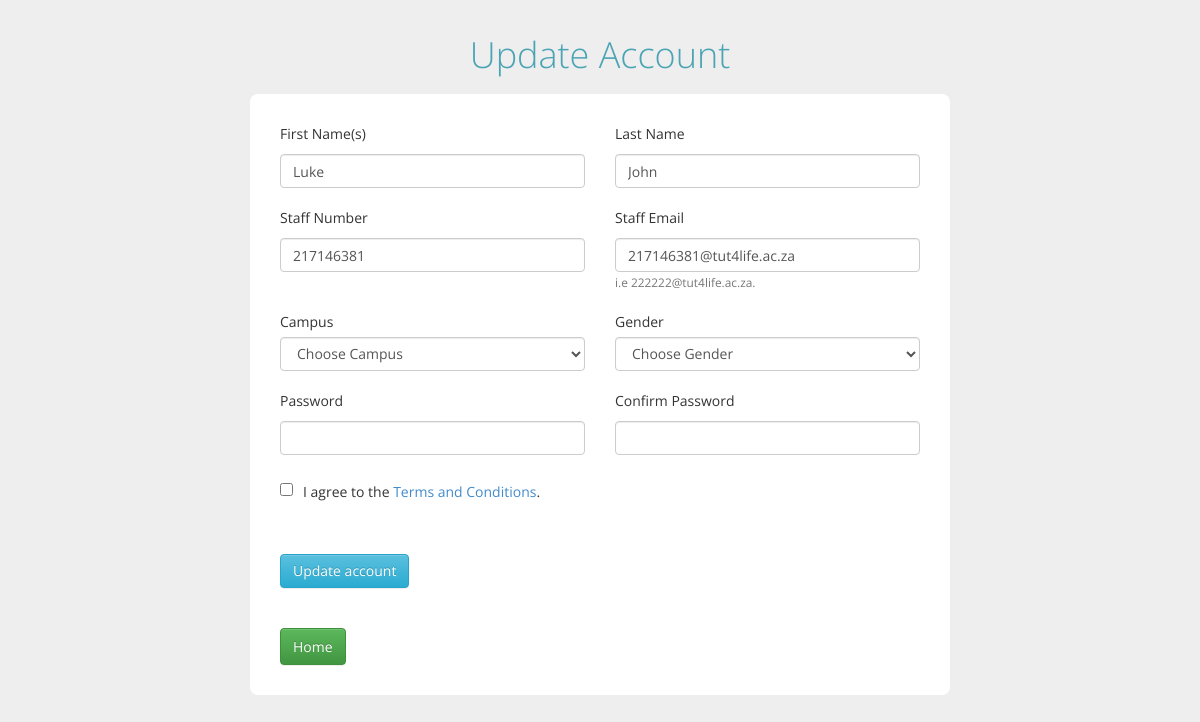
/admin/ad_update.php (signed in), run on the app's committed database.
### tables this page shows
CREATE TABLE `bus_admin` (
  `ad_id` int(10) NOT NULL,
  `ad_name` text NOT NULL,
  `ad_surname` text NOT NULL,
  `ad_staffno` int(10) NOT NULL,
  `ad_email` text NOT NULL,
  `ad_campus` text NOT NULL,
  `ad_gender` text NOT NULL,
  `ad_password` text NOT NULL
);

### admin/ad_update.php (the view, shortened to what this page needs)
<?php
include_once '../database/dbConn.php';
               $id = $_SESSION['id'];
              $sql="select * from bus_admin where ad_id='$id' ;";
                 $results = mysqli_query($conn,$sql);
                 $row = mysqli_fetch_assoc($results);
                  $ad_name=$row['ad_name'];
                  $ad_surname=$row['ad_surname'];
                  $ad_number=$row['ad_staffno'];
                  $ad_email=$row['ad_email'];
  ?>
  <!DOCTYPE html>
  <head>
    <link href="account/css/bootstrap.min.css" rel="stylesheet" type="text/css">
    <link href="account/css/bootstrap-theme.min.css" rel="stylesheet" type="text/css">
    <link href="account/css/templatemo_style.css" rel="stylesheet" type="text/css">
  </head>
  <body class="templatemo-bg-gray">
    <h1 class="margin-bottom-15">Update Account</h1>
    <div class="container">
      <div class="col-md-12">
        <form class="form-horizontal templatemo-create-account templatemo-container" role="form" action="ad_update.php" method="POST">
          <div class="form-inner">
            <div class="form-group">
                  <div class="col-md-6">
                    <label for="first_name" class="control-label">First Name(s)</label>
                    <input name="name" type="text" class="form-control" id="first_name" placeholder=""
                        value="<?php echo  $ad_name ?>"   required>
                  </div>
                  <div class="col-md-6">
                    <label for="last_name" class="control-label">Last Name</label>
                    <input name="surname" type="text" class="form-control" id="last_name" placeholder=""
                        value="<?php echo  $ad_surname ?>"   required>
                  </div>
                </div>
                <div class="form-group">
                  <div class="col-md-6">
                    <label for="last_name" class="control-label">Staff Number</label>
                    <input name="student_number" type="text" class="form-control" id="last_name" placeholder=""
                          value="<?php echo  $ad_number ?>"   required>
                  </div>
                      <div class="col-md-6">
                        <label for="username" class="control-label">Staff Email</label>
                       <input name="email" type="email" class="form-control" id="email" placeholder=""
                            value="<?php echo  $ad_email ?>"   required>
                        <small id="emailHelp" class="form-text text-muted">i.e 222222@tut4life.ac.za.</small>
                      </div>
                    </div>
                <div class="form-group">
                  <div class="col-md-6">
                    <label>Campus</label>
                   <select  name="campus" class="form-control"   required>
                       <option value="">Choose Campus</option>
                   </select>
                 </div>
                 <div class="col-md-6">
                   <label>Gender</label>
                  <select  name="gender" class="form-control"   required>
                      <option value="">Choose Gender</option>
                  </select>
                </div>
                </div>
                <div class="form-group">
                  <div class="col-md-6">
                    <label for="password" class="control-label">Password</label>
                    <input name="password" type="password" class="form-control" id="password" placeholder="" required>
                  </div>
                  <div class="col-md-6">
                    <label for="password" class="control-label">Confirm Password</label>
                    <input name="confirm_pass" type="password" class="form-control" id="password_confirm" placeholder="" required>
                  </div>
                </div>
                <div class="form-group">
                  <div class="col-md-12">
                    <label><input name="check" type="checkbox" required>I agree to the <a href="javascript:;" data-toggle="modal" data-target="#templatemo_modal" >Terms and Conditions</a>.</a></label>
                  </div>
                </div>
                <br>
                <div class="form-group">
                  <div class="col-md-12">
                    <input name="submit" type="submit" value="Update account" class="btn btn-info">
                  </div>
                </div>
                <br>
                 <a class="btn btn-success" href="a_interface.php"><i class="fa fa-home "></i> Home</a>
          </div>
            </form>
      </div>
    </div>
  </body>
  </html>

### admin/account/css/templatemo_style.css (style rules this page uses)
*, body { font-family: 'Open Sans', sans-serif; }
body { margin-bottom: 30px; }
h1 { font-weight: 300; font-size: 36px; line-height: normal; margin: auto; margin-top: 30px; text-align: center; }
.form-horizontal .control-label { padding-top: 0; }
.form-horizontal .control-label { margin-bottom: 10px; }
.templatemo-container { background-color: rgba(255,255,255,0.8); border: 1px solid #dedede; border-radius: 8px; margin: 0 auto; padding: 30px; }
.templatemo-bg-gray { background-color: #eee; }
.templatemo-bg-gray h1 { color: rgb(74, 164, 180); }
.margin-bottom-15 { margin-bottom: 15px; }
.form-group { margin-bottom: 20px; }
.form-group a { line-height: 34px; }
.templatemo-create-account { background-color: #fff; border: none; max-width: 700px; }
.templatemo-create-account label { font-weight: 400; }
.templatemo-create-account input[type='checkbox'] { margin-right: 10px; position: relative; top: -1.5px; }

### data on the page
bus_admin: name "Luke", surname "John", student_number "217146381", email "217146381@tut4life.ac.za"
